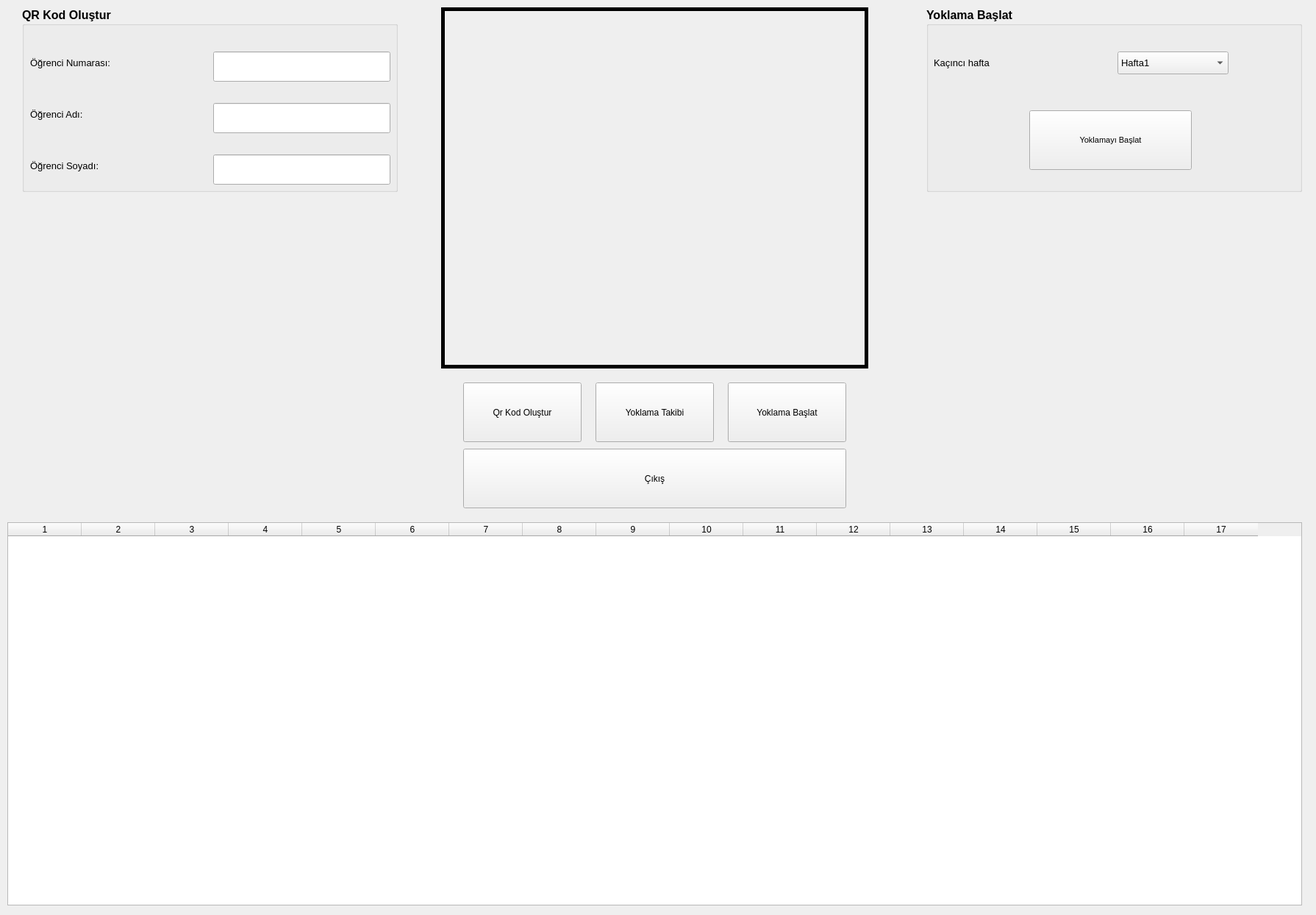
<?xml version="1.0" encoding="UTF-8"?>
<ui version="4.0">
 <class>Form</class>
 <widget class="QWidget" name="Form">
  <property name="geometry">
   <rect>
    <x>0</x>
    <y>0</y>
    <width>1790</width>
    <height>1244</height>
   </rect>
  </property>
  <property name="windowTitle">
   <string>QR Kod Yoklama</string>
  </property>
  <property name="styleSheet">
   <string notr="true"/>
  </property>
  <widget class="QTableWidget" name="sql_tbl">
   <property name="geometry">
    <rect>
     <x>10</x>
     <y>710</y>
     <width>1761</width>
     <height>521</height>
    </rect>
   </property>
   <property name="minimumSize">
    <size>
     <width>1491</width>
     <height>0</height>
    </size>
   </property>
   <property name="columnCount">
    <number>17</number>
   </property>
   <attribute name="horizontalHeaderMinimumSectionSize">
    <number>32</number>
   </attribute>
   <column/>
   <column/>
   <column/>
   <column/>
   <column/>
   <column/>
   <column/>
   <column/>
   <column/>
   <column/>
   <column/>
   <column/>
   <column/>
   <column/>
   <column/>
   <column/>
   <column/>
  </widget>
  <widget class="QGroupBox" name="groupBox_2">
   <property name="geometry">
    <rect>
     <x>1260</x>
     <y>10</y>
     <width>511</width>
     <height>251</height>
    </rect>
   </property>
   <property name="font">
    <font>
     <pointsize>12</pointsize>
     <weight>75</weight>
     <bold>true</bold>
    </font>
   </property>
   <property name="title">
    <string>Yoklama Başlat</string>
   </property>
   <widget class="QComboBox" name="cmb_hafta">
    <property name="geometry">
     <rect>
      <x>260</x>
      <y>60</y>
      <width>151</width>
      <height>31</height>
     </rect>
    </property>
    <property name="font">
     <font>
      <pointsize>10</pointsize>
      <weight>50</weight>
      <bold>false</bold>
     </font>
    </property>
    <item>
     <property name="text">
      <string>Hafta1</string>
     </property>
    </item>
    <item>
     <property name="text">
      <string>Hafta2</string>
     </property>
    </item>
    <item>
     <property name="text">
      <string>Hafta3</string>
     </property>
    </item>
    <item>
     <property name="text">
      <string>Hafta4</string>
     </property>
    </item>
    <item>
     <property name="text">
      <string>Hafta5</string>
     </property>
    </item>
    <item>
     <property name="text">
      <string>Hafta6</string>
     </property>
    </item>
    <item>
     <property name="text">
      <string>Hafta7</string>
     </property>
    </item>
    <item>
     <property name="text">
      <string>Hafta8</string>
     </property>
    </item>
    <item>
     <property name="text">
      <string>Hafta9</string>
     </property>
    </item>
    <item>
     <property name="text">
      <string>Hafta10</string>
     </property>
    </item>
    <item>
     <property name="text">
      <string>Hafta11</string>
     </property>
    </item>
    <item>
     <property name="text">
      <string>Hafta12</string>
     </property>
    </item>
    <item>
     <property name="text">
      <string>Hafta13</string>
     </property>
    </item>
    <item>
     <property name="text">
      <string>Hafta14</string>
     </property>
    </item>
   </widget>
   <widget class="QLabel" name="label_4">
    <property name="geometry">
     <rect>
      <x>10</x>
      <y>50</y>
      <width>241</width>
      <height>51</height>
     </rect>
    </property>
    <property name="font">
     <font>
      <pointsize>10</pointsize>
      <weight>50</weight>
      <bold>false</bold>
     </font>
    </property>
    <property name="text">
     <string>Kaçıncı hafta</string>
    </property>
   </widget>
   <widget class="QPushButton" name="yklm_btn">
    <property name="geometry">
     <rect>
      <x>140</x>
      <y>140</y>
      <width>221</width>
      <height>81</height>
     </rect>
    </property>
    <property name="font">
     <font>
      <pointsize>8</pointsize>
      <weight>50</weight>
      <bold>false</bold>
     </font>
    </property>
    <property name="text">
     <string>Yoklamayı Başlat</string>
    </property>
   </widget>
  </widget>
  <widget class="QPushButton" name="yoklama_bt">
   <property name="geometry">
    <rect>
     <x>810</x>
     <y>520</y>
     <width>161</width>
     <height>81</height>
    </rect>
   </property>
   <property name="text">
    <string>Yoklama Takibi</string>
   </property>
  </widget>
  <widget class="QPushButton" name="qrcode_bt">
   <property name="geometry">
    <rect>
     <x>630</x>
     <y>520</y>
     <width>161</width>
     <height>81</height>
    </rect>
   </property>
   <property name="autoFillBackground">
    <bool>false</bool>
   </property>
   <property name="text">
    <string>Qr Kod Oluştur</string>
   </property>
  </widget>
  <widget class="QPushButton" name="cikis_bt">
   <property name="geometry">
    <rect>
     <x>630</x>
     <y>610</y>
     <width>521</width>
     <height>81</height>
    </rect>
   </property>
   <property name="text">
    <string>Çıkış</string>
   </property>
  </widget>
  <widget class="QLabel" name="image_label">
   <property name="geometry">
    <rect>
     <x>600</x>
     <y>10</y>
     <width>581</width>
     <height>491</height>
    </rect>
   </property>
   <property name="frameShape">
    <enum>QFrame::Box</enum>
   </property>
   <property name="frameShadow">
    <enum>QFrame::Plain</enum>
   </property>
   <property name="lineWidth">
    <number>5</number>
   </property>
   <property name="midLineWidth">
    <number>4</number>
   </property>
   <property name="text">
    <string/>
   </property>
   <property name="pixmap">
    <pixmap>webcam.png</pixmap>
   </property>
   <property name="scaledContents">
    <bool>false</bool>
   </property>
   <property name="alignment">
    <set>Qt::AlignHCenter|Qt::AlignTop</set>
   </property>
   <property name="wordWrap">
    <bool>false</bool>
   </property>
   <property name="margin">
    <number>0</number>
   </property>
   <property name="indent">
    <number>-1</number>
   </property>
  </widget>
  <widget class="QGroupBox" name="groupBox">
   <property name="geometry">
    <rect>
     <x>30</x>
     <y>10</y>
     <width>511</width>
     <height>251</height>
    </rect>
   </property>
   <property name="font">
    <font>
     <pointsize>12</pointsize>
     <weight>75</weight>
     <bold>true</bold>
    </font>
   </property>
   <property name="title">
    <string>QR Kod Oluştur</string>
   </property>
   <widget class="QLabel" name="label">
    <property name="geometry">
     <rect>
      <x>11</x>
      <y>50</y>
      <width>241</width>
      <height>51</height>
     </rect>
    </property>
    <property name="font">
     <font>
      <pointsize>10</pointsize>
      <weight>50</weight>
      <bold>false</bold>
     </font>
    </property>
    <property name="text">
     <string>Öğrenci Numarası:</string>
    </property>
    <property name="textFormat">
     <enum>Qt::AutoText</enum>
    </property>
   </widget>
   <widget class="QLabel" name="label_2">
    <property name="geometry">
     <rect>
      <x>11</x>
      <y>120</y>
      <width>241</width>
      <height>51</height>
     </rect>
    </property>
    <property name="font">
     <font>
      <pointsize>10</pointsize>
      <weight>50</weight>
      <bold>false</bold>
     </font>
    </property>
    <property name="text">
     <string>Öğrenci Adı:</string>
    </property>
   </widget>
   <widget class="QLabel" name="label_3">
    <property name="geometry">
     <rect>
      <x>11</x>
      <y>190</y>
      <width>241</width>
      <height>51</height>
     </rect>
    </property>
    <property name="font">
     <font>
      <pointsize>10</pointsize>
      <weight>50</weight>
      <bold>false</bold>
     </font>
    </property>
    <property name="text">
     <string>Öğrenci Soyadı:</string>
    </property>
   </widget>
   <widget class="QLineEdit" name="lineEdit">
    <property name="geometry">
     <rect>
      <x>260</x>
      <y>60</y>
      <width>241</width>
      <height>41</height>
     </rect>
    </property>
    <property name="font">
     <font>
      <pointsize>10</pointsize>
      <weight>50</weight>
      <bold>false</bold>
     </font>
    </property>
   </widget>
   <widget class="QLineEdit" name="lineEdit_2">
    <property name="geometry">
     <rect>
      <x>260</x>
      <y>130</y>
      <width>241</width>
      <height>41</height>
     </rect>
    </property>
    <property name="font">
     <font>
      <pointsize>10</pointsize>
      <weight>50</weight>
      <bold>false</bold>
     </font>
    </property>
   </widget>
   <widget class="QLineEdit" name="lineEdit_3">
    <property name="geometry">
     <rect>
      <x>260</x>
      <y>200</y>
      <width>241</width>
      <height>41</height>
     </rect>
    </property>
    <property name="font">
     <font>
      <pointsize>10</pointsize>
      <weight>50</weight>
      <bold>false</bold>
     </font>
    </property>
   </widget>
  </widget>
  <widget class="QPushButton" name="control_bt">
   <property name="geometry">
    <rect>
     <x>990</x>
     <y>520</y>
     <width>161</width>
     <height>81</height>
    </rect>
   </property>
   <property name="text">
    <string>Yoklama Başlat</string>
   </property>
  </widget>
 </widget>
 <resources/>
 <connections/>
</ui>
